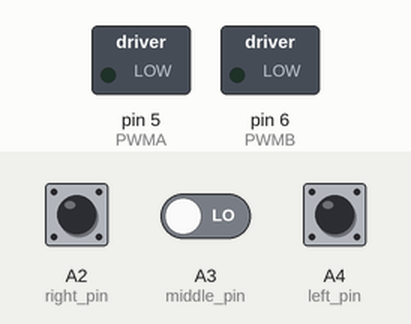
Bench run of a program on a simulated Arduino Uno, built with avr-gcc and run on an emulated ATmega328P. Parts: switched loads named in the program (green lamp = pin HIGH). Inputs (shaded band) come from the test bench; at power-on: A2 (right_pin) HIGH, A3 (middle_pin) LOW, A4 (left_pin) HIGH.

Above: at 1.2 s.
1.3 s: A2 (right_pin) pulled LOW for 0.15 s
At 2.0 s:
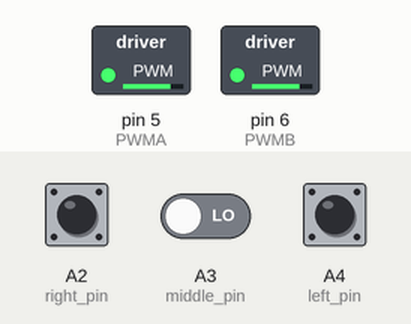
2.9 s: A3 (middle_pin) driven HIGH
At 3.2 s:
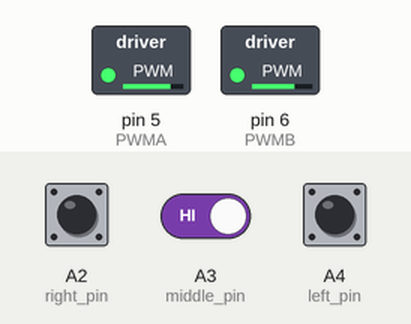
4.4 s: A4 (left_pin) pulled LOW for 3.2 s
At 4.7 s:
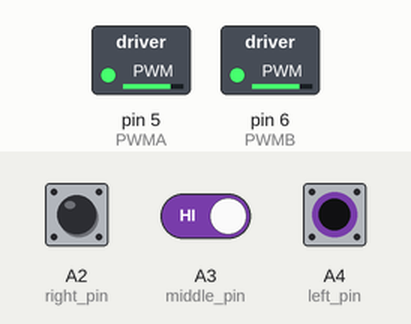
9.1 s: A2 (right_pin) driven LOW and A4 (left_pin) driven LOW
At 10.3 s:
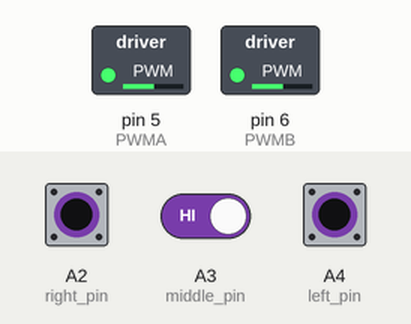
10.6 s: A2 (right_pin) driven HIGH
At 11.5 s:
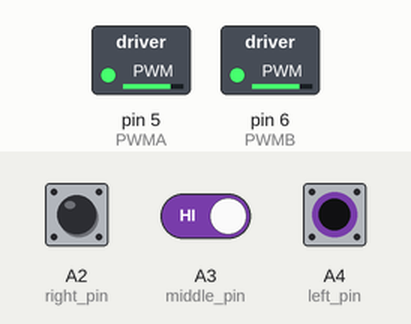
Timing chart, 0 to 13.1 s (numbered marks = the images above; inputs shaded):
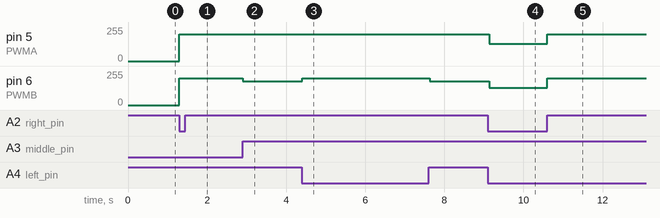

Measured:
- after the input at 1.3 s, pin 5 (PWMA), pin 6 (PWMB): 0/255 → 200/255 at once
- after the input at 2.9 s, pin 6 (PWMB): 200/255 → 180/255 at once
- after the input at 4.4 s, pin 6 (PWMB): 180/255 → 200/255 at once, → 180/255 3.2 s later
- after the input at 9.1 s, pin 5 (PWMA): 200/255 → 130/255 at once; pin 6 (PWMB): 180/255 → 130/255 at once
- after the input at 10.6 s, pin 5 (PWMA), pin 6 (PWMB): 130/255 → 200/255 at once

The program:

main.cpp
```cpp
#include <Arduino.h>
#define middle_pin A3//middle sensor pin
#define right_pin A2//right sensor pin
#define left_pin A4//left sensor pin

#define AIN1 7
#define AIN2 8
#define PWMA 5
#define BIN1 10
#define BIN2 9
#define PWMB 6

void forward(int leftSpeed, int rightSpeed) {

  Serial.print(" leftSpeed: "); Serial.print(leftSpeed);
  Serial.print(" rightSpeed: "); Serial.println(rightSpeed);
  // Set left motor direction forward
  leftSpeed = constrain(leftSpeed, -255, 255);
  rightSpeed = constrain(rightSpeed, -255, 255);
  if (leftSpeed < 0) {
    digitalWrite(BIN1, LOW);
    digitalWrite(BIN2, HIGH);
    analogWrite(PWMB, -leftSpeed);
  }else{
    digitalWrite(BIN1, HIGH);
    digitalWrite(BIN2, LOW);
    analogWrite(PWMB, leftSpeed);
  }
  if (rightSpeed < 0) {
    digitalWrite(AIN1, HIGH);
    digitalWrite(AIN2, LOW);
    analogWrite(PWMA, -rightSpeed);
  }else{
  digitalWrite(AIN1, LOW);
  digitalWrite(AIN2, HIGH);
  analogWrite(PWMA, rightSpeed);}

}


void setup(){

  pinMode(left_pin, INPUT);
  pinMode(right_pin, INPUT);
  pinMode(middle_pin, INPUT);
}

void loop() {
  //control straight function
  if (digitalRead(middle_pin) == 1 && digitalRead(left_pin) == 0 && digitalRead(right_pin) == 0){
  forward(130 , 130);

  }

  //control right function
  if (digitalRead(right_pin) == 1 && digitalRead(left_pin) == 0){

  if(digitalRead(middle_pin)!= 1){
  forward(200, -200);
    delay(100);
  }
  if(digitalRead(middle_pin)== 1 && digitalRead(right_pin)==1){
  forward(200, -200);
    delay(100);
  }
}
  // control left function
  if (digitalRead(left_pin) == 1 && digitalRead(right_pin) == 0){

  if(digitalRead(middle_pin)!= 1){
  forward(-200, 200);
  delay(100);
  }
  }
  if (digitalRead(middle_pin)== 1 && digitalRead(left_pin)==1){
  if(digitalRead(left_pin)!= 0){
  forward(-180, 200);
  delay(100);
  }
  }
}
```
